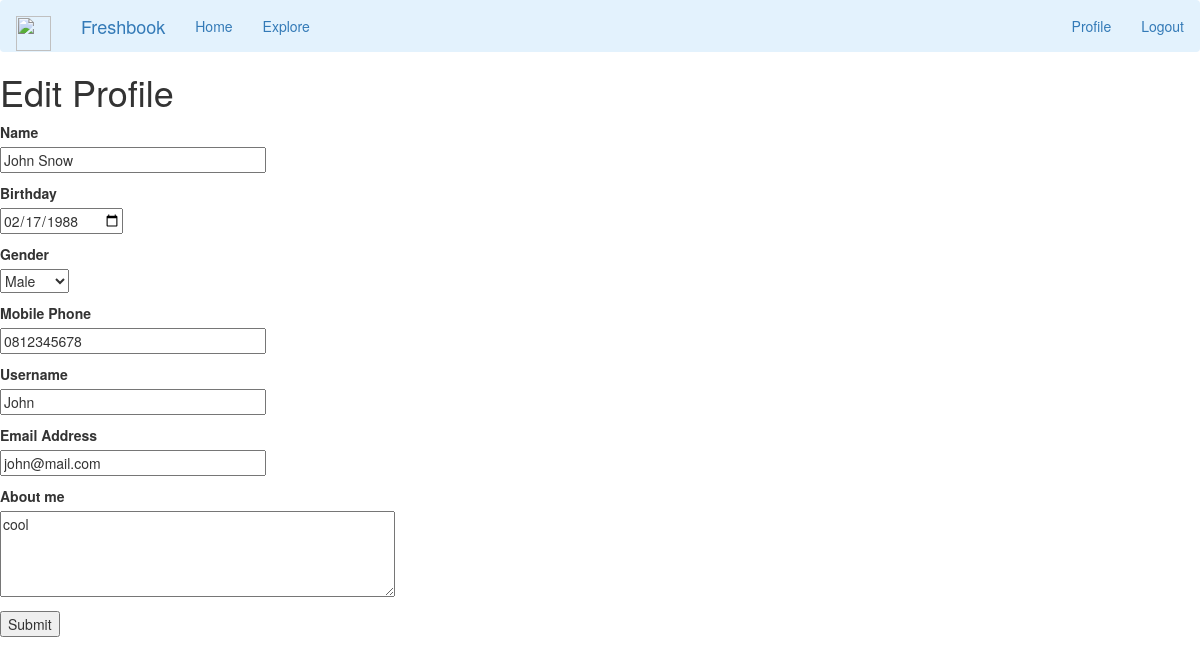
The page /edit_profile (signed in) on the database its author committed.
### app/models.py (models this page shows, shortened)
class User(UserMixin, db.Model):
    id = db.Column(db.Integer, primary_key=True)
    name = db.Column(db.String(64), index=True)
    birthday = db.Column(db.Date, index=True)
    gender = db.Column(db.String(64), index=True)
    phone = db.Column(db.String(12), index=True)
    username = db.Column(db.String(64), index=True, unique=True)
    email = db.Column(db.String(120), index=True, unique=True)
    password_hash = db.Column(db.String(128))
    posts = db.relationship('Post', backref='author', lazy='dynamic')
    about_me = db.Column(db.String(140))
    last_seen = db.Column(db.DateTime, default=datetime.utcnow)
    followed = db.relationship(
        'User', secondary=followers,
        primaryjoin=(followers.c.follower_id == id),
        secondaryjoin=(followers.c.followed_id == id),
        backref=db.backref('followers', lazy='dynamic'), lazy='dynamic')

### app/routes.py (the view)
@app.route('/edit_profile', methods=['GET', 'POST'])
@login_required
def edit_profile():
    form = EditProfileForm()
    if form.validate_on_submit():
        current_user.name     = form.name.data
        current_user.birthday = form.birthday.data
        current_user.gender   = form.gender.data
        current_user.phone    = form.phone.data
        current_user.email    = form.email.data
        current_user.username = form.username.data
        current_user.about_me = form.about_me.data
        db.session.commit()
        flash('Your changes have been saved.')
        return redirect(url_for('edit_profile'))
    elif request.method == 'GET':
        form.name.data     = current_user.name
        form.birthday.data = current_user.birthday
        form.gender.data   = current_user.gender
        form.phone.data    = current_user.phone
        form.email.data    = current_user.email
        form.username.data = current_user.username
        form.about_me.data = current_user.about_me
    return render_template('edit_profile.html', title='Edit Profile',
                           form=form)

### app/forms.py
class EditProfileForm(FlaskForm):
    username = StringField('Username', validators=[DataRequired()])
    name        = StringField('Name', validators=[DataRequired()])
    birthday    = DateField('Birthday', format='%Y-%m-%d',validators=[DataRequired()])
    gender      = SelectField('Gender', choices=[('male', 'Male'), ('female', 'Female')])
    phone       = StringField('Mobile Phone', validators=[DataRequired(), my_length_check])
    username = StringField('Username', validators=[DataRequired()])
    email       = EmailField('Email Address', [validators.DataRequired(), validators.Email()])
    about_me = TextAreaField('About me', validators=[Length(min=0, max=140)])
    submit = SubmitField('Submit')

### app/models.py (called while the page is built)
@login.user_loader
def load_user(id):
    return User.query.get(int(id))

### app/routes.py (called while the page is built)
@app.before_request
def before_request():
    if current_user.is_authenticated:
        current_user.last_seen = datetime.utcnow()
        db.session.commit()

### app/templates/edit_profile.html (shortened to what this page needs)
{% extends "base.html" %}
{% block content %}
    <h1>Edit Profile</h1>
    <form action="" method="post">
        <p>
            {{ form.name.label }}<br>
            {{ form.name(size=32) }}<br>
        </p>
        <p>
            {{ form.birthday.label }}<br>
            {{ form.birthday(size=32) }}<br>
        </p>
        <p>
            {{ form.gender.label }}<br>
            {{ form.gender}}<br>
        </p>
        <p>
            {{ form.phone.label }}<br>
            {{ form.phone(size=32) }}<br>
        </p>
        <p>
            {{ form.username.label }}<br>
            {{ form.username(size=32) }}<br>
        </p>
        <p>
            {{ form.email.label }}<br>
            {{ form.email(size=32) }}<br>
        </p>
        <p>
            {{ form.about_me.label }}<br>
            {{ form.about_me(cols=50, rows=4) }}<br>
        </p>
        <p>{{ form.submit() }}</p>
    </form>
{% endblock %}

### rows shown on the page
User: name "John Snow", birthday "02/17/1988", gender "Male", phone "0812345678", username "John", email "john@mail.com", about_me "cool"
